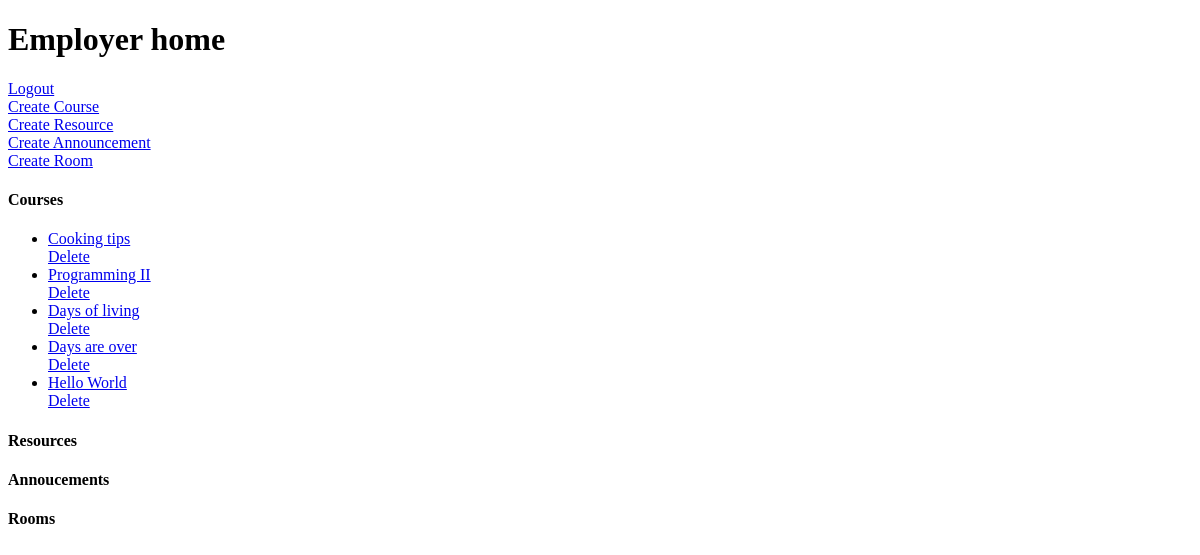
The page /employer_home/8/ (signed in) on the database as committed earlier.
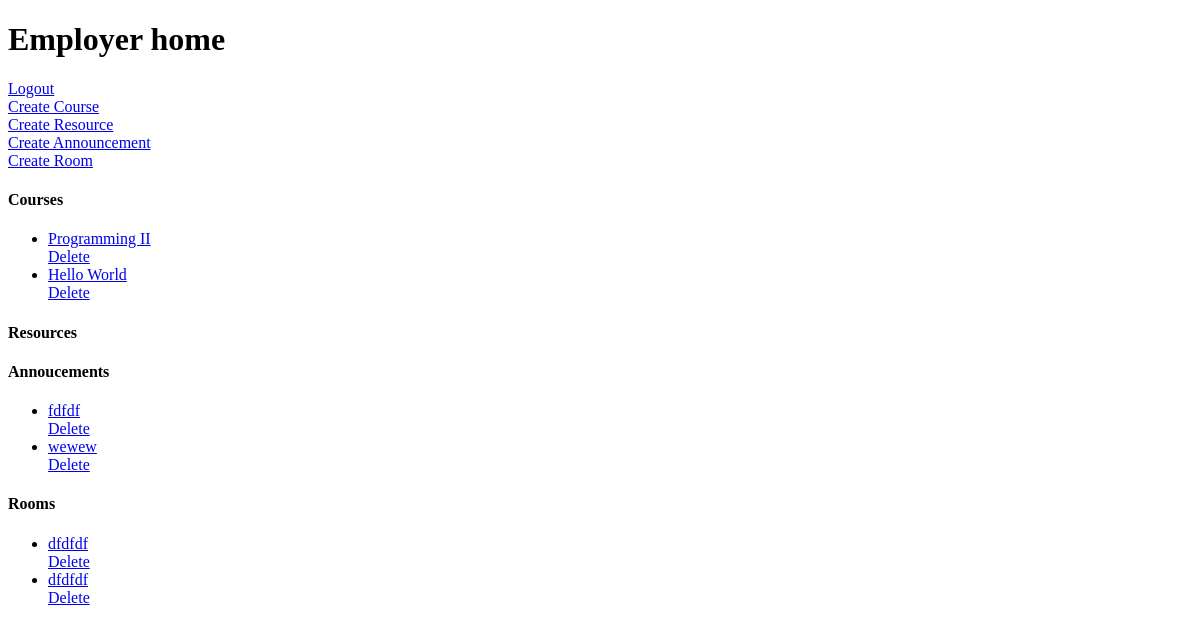
The same page on the database as committed later.
### myapp/models.py (models this page shows)
class Course(models.Model):
    name = models.CharField(max_length=100)
    description = models.TextField(blank=True, null=True)
    instructor = models.ForeignKey(User, on_delete=models.CASCADE)
    course_participants = models.ManyToManyField(User, related_name='course_participants', blank=True)
    created = models.DateField(auto_now_add=True)
    updated = models.DateField(auto_now=True)
    def __str__(self):
        return self.name

class Announcement(models.Model):
    title = models.CharField(max_length=200)
    content = models.TextField(blank=True, null=True)
    course = models.ForeignKey(Course, on_delete=models.CASCADE)
    date = models.DateTimeField(auto_now_add=True)
    def __str__(self):
        return self.title

class Room(models.Model):
    room_topic = models.CharField(max_length=200, null=True)
    course = models.ForeignKey(Course, on_delete=models.CASCADE)
    room_description = models.TextField(null=True, blank=True)
    created  = models.DateTimeField(auto_now_add=True)
    def __str__(self):
        return self.room_topic

### myapp/views.py (the view)
# urls.py: path('employer_home/<str:pk>/', views.employerHome, name='employer-home'),
def employerHome(request, pk):
    user = request.user
    courses = Course.objects.filter(instructor=user)
    resources = Resource.objects.filter(course__in=courses)
    rooms = Room.objects.filter(course__in=courses)
    announcements = Announcement.objects.filter(course__in=courses)
    context = {
        'courses': courses,
        'resources': resources,
        'rooms': rooms,
        'announcements': announcements
    }
    return render(request, "myapp/employer_home.html", context)

### myapp/templates/myapp/employer_home.html (shortened to what this page needs)
<!DOCTYPE html>
<html lang="en">
    <head>
    </head>
    <body>
        <h1>Employer home</h1>
        <div>
            <a href="{% url 'logout' %}">Logout</a>
        </div>
        <div>
            <a href="{% url 'create-course' request.user %}">Create Course</a>
        </div>
        <div>
            <a href="{% url 'create-resource' request.user %}"
                >Create Resource</a
            >
        </div>
        <div>
            <a href="{% url 'create-announcement' request.user %}"
                >Create Announcement</a
            >
        </div>
        <div>
            <a href="{% url 'create-room' request.user %}">Create Room</a>
        </div>
        <div class="display-course">
            <h4>Courses</h4>
            <ul>
                {% for course in courses %}
                <li>
                    <a href="{% url 'update-course' course.id %}">{{course}}</a>
                    <br>
                    <a href="{% url 'delete-course' course.id %}">Delete</a>
                </li>
                {% endfor %}
            </ul>
        </div>
        <div class="display-resource">
            <h4>Resources</h4>
        </div>
        <div class="display-announcement">
            <h4>Annoucements</h4>
            <ul>
                {% for announcement in announcements %}
                <li>
                    <a href="{% url 'update-announcement' announcement.id %}"
                        >{{announcement}}</a
                    >
                    <br>
                    <a href="{% url 'delete-announcement' announcement.id %}">Delete</a>
                </li>
                {% endfor %}
            </ul>
        </div>
        <div class="display-room">
            <h4>Rooms</h4>
            <ul>
                {% for room in rooms %}
                <li>
                    <a href="{% url 'update-room' room.id %}">{{room}}</a>
                    <br>
                    <a href="{% url 'delete-room' room.id %}">Delete</a>
                </li>
                {% endfor %}
            </ul>
        </div>
    </body>
</html>

Rows that differ between the two databases and show on the page:
removed Course: name "Cooking tips"
removed Course: name "Days of living"
removed Course: name "Days are over"
added Announcement: title "fdfdf"
added Announcement: title "wewew"
added Room: room_topic "dfdfdf"
added Room: room_topic "dfdfdf"
